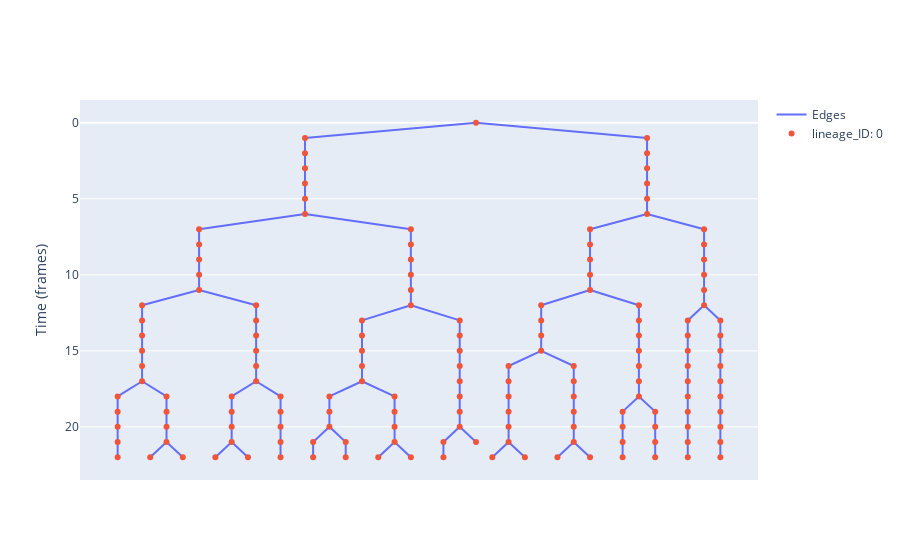

The notebook cell this image was saved under:
### Code cell
lin0 = model.data.cell_data[0]
lin0.plot(node_hover_features=["cell_ID", "relative_age", "node_ID_parity"])

### Figure 1 — Plotly figure (JSON) as saved in the notebook; plotly's stock layout.template omitted (floating-point values rounded to 4 significant figures; data arrays with more than 128 entries replaced by an {"elided": "..."} marker saying what was removed)
{"data": [{"mode": "lines", "name": "Edges", "type": "scatter", "x": {"elided": "456 float values"}, "y": {"elided": "456 int values"}}, {"hoverinfo": "text", "hovertemplate": "%{text}", "mode": "markers", "name": "lineage_ID: 0", "text": {"elided": "153 str values"}, "type": "scatter", "x": {"elided": "153 float values"}, "y": {"elided": "153 int values"}}], "layout": {"hovermode": "closest", "showlegend": true, "title": {}, "xaxis": {"showgrid": false, "showticklabels": false, "zeroline": false}, "yaxis": {"autorange": "reversed", "showgrid": true, "title": {"text": "Time (frames)"}, "zeroline": true}}}
